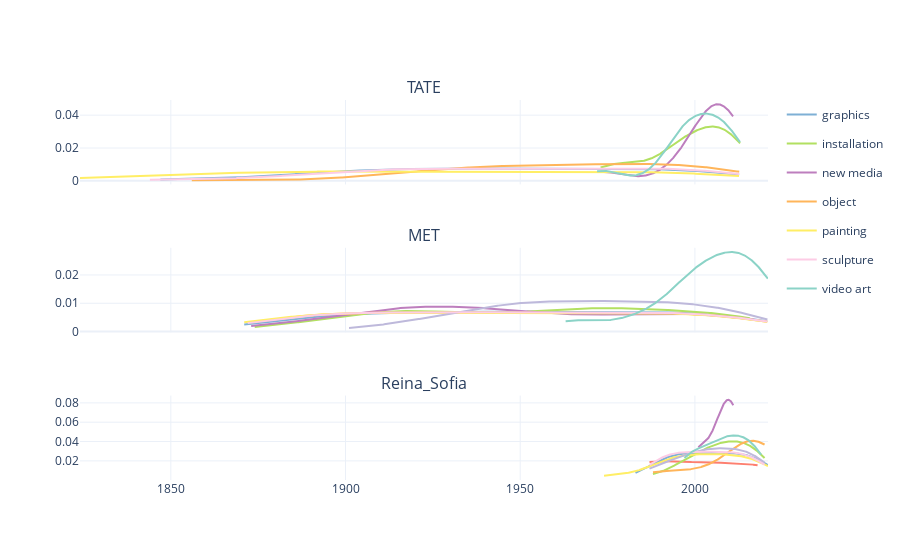

Write notebook code for a chart like this one.
### Markdown cell above
How did artworks medium acqusition change over time?

### Code cell
plot_medium_over_years(museums_data, museum_names)

### Figure 1 — Plotly figure (JSON) as saved in the notebook; plotly's stock layout.template omitted (floating-point values rounded to 4 significant figures; data arrays with more than 128 entries replaced by an {"elided": "..."} marker saying what was removed)
{"data": [{"legendgroup": "graphics", "marker": {"color": "#7eb0d5"}, "mode": "lines", "name": "graphics", "showlegend": true, "type": "scatter", "x": {"elided": "500 float values"}, "xaxis": "x", "y": {"elided": "500 float values"}, "yaxis": "y"}, {"legendgroup": "installation", "marker": {"color": "#b2e061"}, "mode": "lines", "name": "installation", "showlegend": true, "type": "scatter", "x": {"elided": "500 float values"}, "xaxis": "x", "y": {"elided": "500 float values"}, "yaxis": "y"}, {"legendgroup": "new media", "marker": {"color": "#bd7ebe"}, "mode": "lines", "name": "new media", "showlegend": true, "type": "scatter", "x": {"elided": "500 float values"}, "xaxis": "x", "y": {"elided": "500 float values"}, "yaxis": "y"}, {"legendgroup": "object", "marker": {"color": "#ffb55a"}, "mode": "lines", "name": "object", "showlegend": true, "type": "scatter", "x": {"elided": "500 float values"}, "xaxis": "x", "y": {"elided": "500 float values"}, "yaxis": "y"}, {"legendgroup": "painting", "marker": {"color": "#ffee65"}, "mode": "lines", "name": "painting", "showlegend": true, "type": "scatter", "x": {"elided": "500 float values"}, "xaxis": "x", "y": {"elided": "500 float values"}, "yaxis": "y"}, {"legendgroup": "sculpture", "marker": {"color": "#fdcce5"}, "mode": "lines", "name": "sculpture", "showlegend": true, "type": "scatter", "x": {"elided": "500 float values"}, "xaxis": "x", "y": {"elided": "500 float values"}, "yaxis": "y"}, {"legendgroup": "video art", "marker": {"color": "#8bd3c7"}, "mode": "lines", "name": "video art", "showlegend": true, "type": "scatter", "x": {"elided": "500 float values"}, "xaxis": "x", "y": {"elided": "500 float values"}, "yaxis": "y"}, {"legendgroup": "graphics", "marker": {"color": "#7eb0d5"}, "mode": "lines", "name": "graphics", "showlegend": false, "type": "scatter", "x": {"elided": "500 float values"}, "xaxis": "x2", "y": {"elided": "500 float values"}, "yaxis": "y2"}, {"legendgroup": "installation", "marker": {"color": "#b2e061"}, "mode": "lines", "name": "installation", "showlegend": false, "type": "scatter", "x": {"elided": "500 float values"}, "xaxis": "x2", "y": {"elided": "500 float values"}, "yaxis": "y2"}, {"legendgroup": "new media", "marker": {"color": "#bd7ebe"}, "mode": "lines", "name": "new media", "showlegend": false, "type": "scatter", "x": {"elided": "500 float values"}, "xaxis": "x2", "y": {"elided": "500 float values"}, "yaxis": "y2"}, {"legendgroup": "object", "marker": {"color": "#ffb55a"}, "mode": "lines", "name": "object", "showlegend": false, "type": "scatter", "x": {"elided": "500 float values"}, "xaxis": "x2", "y": {"elided": "500 float values"}, "yaxis": "y2"}, {"legendgroup": "painting", "marker": {"color": "#ffee65"}, "mode": "lines", "name": "painting", "showlegend": false, "type": "scatter", "x": {"elided": "500 float values"}, "xaxis": "x2", "y": {"elided": "500 float values"}, "yaxis": "y2"}, {"legendgroup": "photography", "marker": {"color": "#beb9db"}, "mode": "lines", "name": "photography", "showlegend": false, "type": "scatter", "x": {"elided": "500 float values"}, "xaxis": "x2", "y": {"elided": "500 float values"}, "yaxis": "y2"}, {"legendgroup": "sculpture", "marker": {"color": "#fdcce5"}, "mode": "lines", "name": "sculpture", "showlegend": false, "type": "scatter", "x": {"elided": "500 float values"}, "xaxis": "x2", "y": {"elided": "500 float values"}, "yaxis": "y2"}, {"legendgroup": "video art", "marker": {"color": "#8bd3c7"}, "mode": "lines", "name": "video art", "showlegend": false, "type": "scatter", "x": {"elided": "500 float values"}, "xaxis": "x2", "y": {"elided": "500 float values"}, "yaxis": "y2"}, {"legendgroup": "architecture", "marker": {"color": "#fd7f6f"}, "mode": "lines", "name": "architecture", "showlegend": false, "type": "scatter", "x": {"elided": "500 float values"}, "xaxis": "x3", "y": {"elided": "500 float values"}, "yaxis": "y3"}, {"legendgroup": "graphics", "marker": {"color": "#7eb0d5"}, "mode": "lines", "name": "graphics", "showlegend": false, "type": "scatter", "x": {"elided": "500 float values"}, "xaxis": "x3", "y": {"elided": "500 float values"}, "yaxis": "y3"}, {"legendgroup": "installation", "marker": {"color": "#b2e061"}, "mode": "lines", "name": "installation", "showlegend": false, "type": "scatter", "x": {"elided": "500 float values"}, "xaxis": "x3", "y": {"elided": "500 float values"}, "yaxis": "y3"}, {"legendgroup": "new media", "marker": {"color": "#bd7ebe"}, "mode": "lines", "name": "new media", "showlegend": false, "type": "scatter", "x": {"elided": "500 float values"}, "xaxis": "x3", "y": {"elided": "500 float values"}, "yaxis": "y3"}, {"legendgroup": "object", "marker": {"color": "#ffb55a"}, "mode": "lines", "name": "object", "showlegend": false, "type": "scatter", "x": {"elided": "500 float values"}, "xaxis": "x3", "y": {"elided": "500 float values"}, "yaxis": "y3"}, {"legendgroup": "painting", "marker": {"color": "#ffee65"}, "mode": "lines", "name": "painting", "showlegend": false, "type": "scatter", "x": {"elided": "500 float values"}, "xaxis": "x3", "y": {"elided": "500 float values"}, "yaxis": "y3"}, {"legendgroup": "photography", "marker": {"color": "#beb9db"}, "mode": "lines", "name": "photography", "showlegend": false, "type": "scatter", "x": {"elided": "500 float values"}, "xaxis": "x3", "y": {"elided": "500 float values"}, "yaxis": "y3"}, {"legendgroup": "sculpture", "marker": {"color": "#fdcce5"}, "mode": "lines", "name": "sculpture", "showlegend": false, "type": "scatter", "x": {"elided": "500 float values"}, "xaxis": "x3", "y": {"elided": "500 float values"}, "yaxis": "y3"}, {"legendgroup": "video art", "marker": {"color": "#8bd3c7"}, "mode": "lines", "name": "video art", "showlegend": false, "type": "scatter", "x": {"elided": "500 float values"}, "xaxis": "x3", "y": {"elided": "500 float values"}, "yaxis": "y3"}], "layout": {"annotations": [{"font": {"size": 16}, "showarrow": false, "text": "TATE", "x": 0.5, "xanchor": "center", "xref": "paper", "y": 1, "yanchor": "bottom", "yref": "paper"}, {"font": {"size": 16}, "showarrow": false, "text": "MET", "x": 0.5, "xanchor": "center", "xref": "paper", "y": 0.6111, "yanchor": "bottom", "yref": "paper"}, {"font": {"size": 16}, "showarrow": false, "text": "Reina_Sofia", "x": 0.5, "xanchor": "center", "xref": "paper", "y": 0.2222, "yanchor": "bottom", "yref": "paper"}], "xaxis": {"anchor": "y", "domain": [0, 1], "matches": "x3", "showticklabels": false}, "xaxis2": {"anchor": "y2", "domain": [0, 1], "matches": "x3", "showticklabels": false}, "xaxis3": {"anchor": "y3", "domain": [0, 1]}, "yaxis": {"anchor": "x", "domain": [0.7778, 1]}, "yaxis2": {"anchor": "x2", "domain": [0.3889, 0.6111]}, "yaxis3": {"anchor": "x3", "domain": [0, 0.2222]}}}
